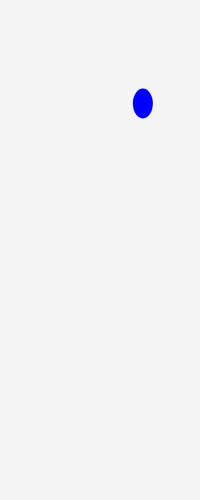
Frame 1 (no input)
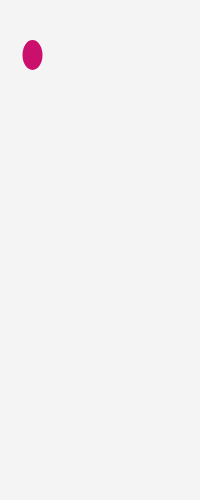
Frame 60 (no input)
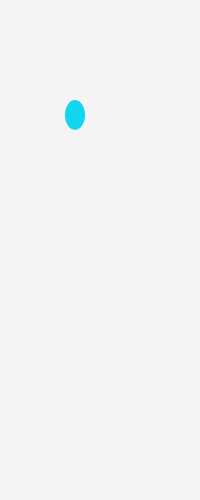
Frame 120 (the mouse pressed at the canvas centre since frame 60)

The p5.js sketch that drew these frames (run headless with seeded random() and noise() and a simulated clock; from frame 60 on, the mouse is pressed at the canvas centre):

// p5.js sketch
// ── sketch.js

let x, y, dir, r1, r2;
let col = [0, 0, 255];
function setup() {
  createCanvas(200,500);
  x = random(width);
  y = random(height);
  dir = 1;  
  r1 = 20;
  r2 = 30;
}

function draw() {
  background(244);
  fill(col[0], col[1], col[2]);
  noStroke();
  ellipse(x, y, r1, r2);
  x += dir;
  y += dir;
  let maxSpeed = 10;
  let hit = hitTheWall();
  if(hit){
    col[0] = random(255);
    col[1] = random(255);
    col[2] = random(255);
    dir *= -1;
    if(abs(dir) < maxSpeed){
      if(floor(random(2)) == 1)
        dir *= 2;
      else 
        dir /= 2;
  
      
    }
    dir = constrain(dir, -maxSpeed, maxSpeed);
    x = constrain(x, r1/2, width - r1/2);
    y =constrain(y, r2/2, height - r2/2);
  }
  if(isHalfWay() && !hit){
    dir = 2 * dir;
    col[0] = 255;
    col[1] = 0;
    col[2] = 255;
  }else if(!hit){
    if(dir > 4)
    dir = dir/2;
  }
}
function hitTheWall(){
  return x- r1/2 <=0 || x + r1/2 >= width || y - r2/2 <= 0 || y + r2/2 >= height;
}
function isHalfWay(){
  return x > width/2;
}
